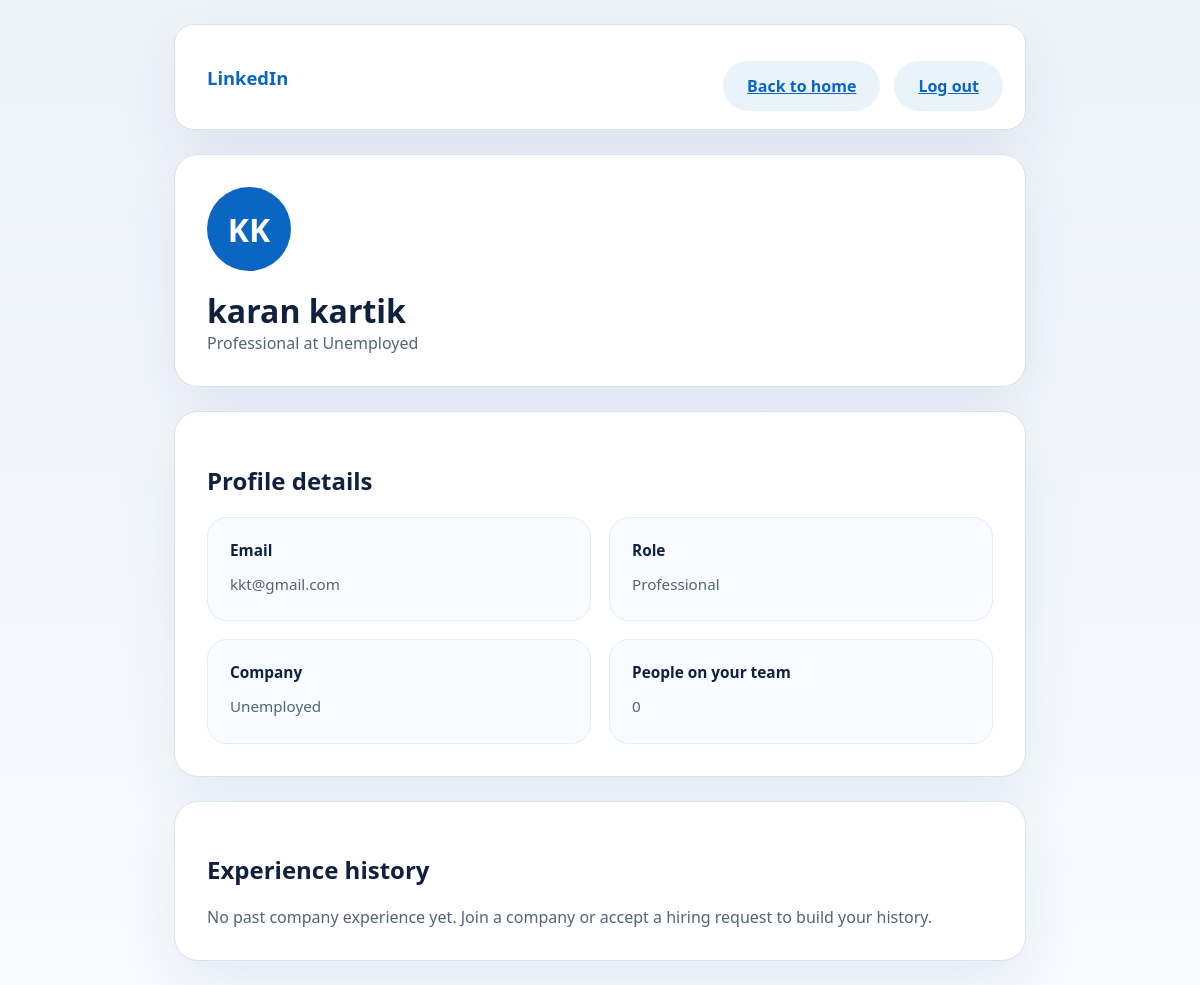
Page /profile (signed in) on the earlier database version.
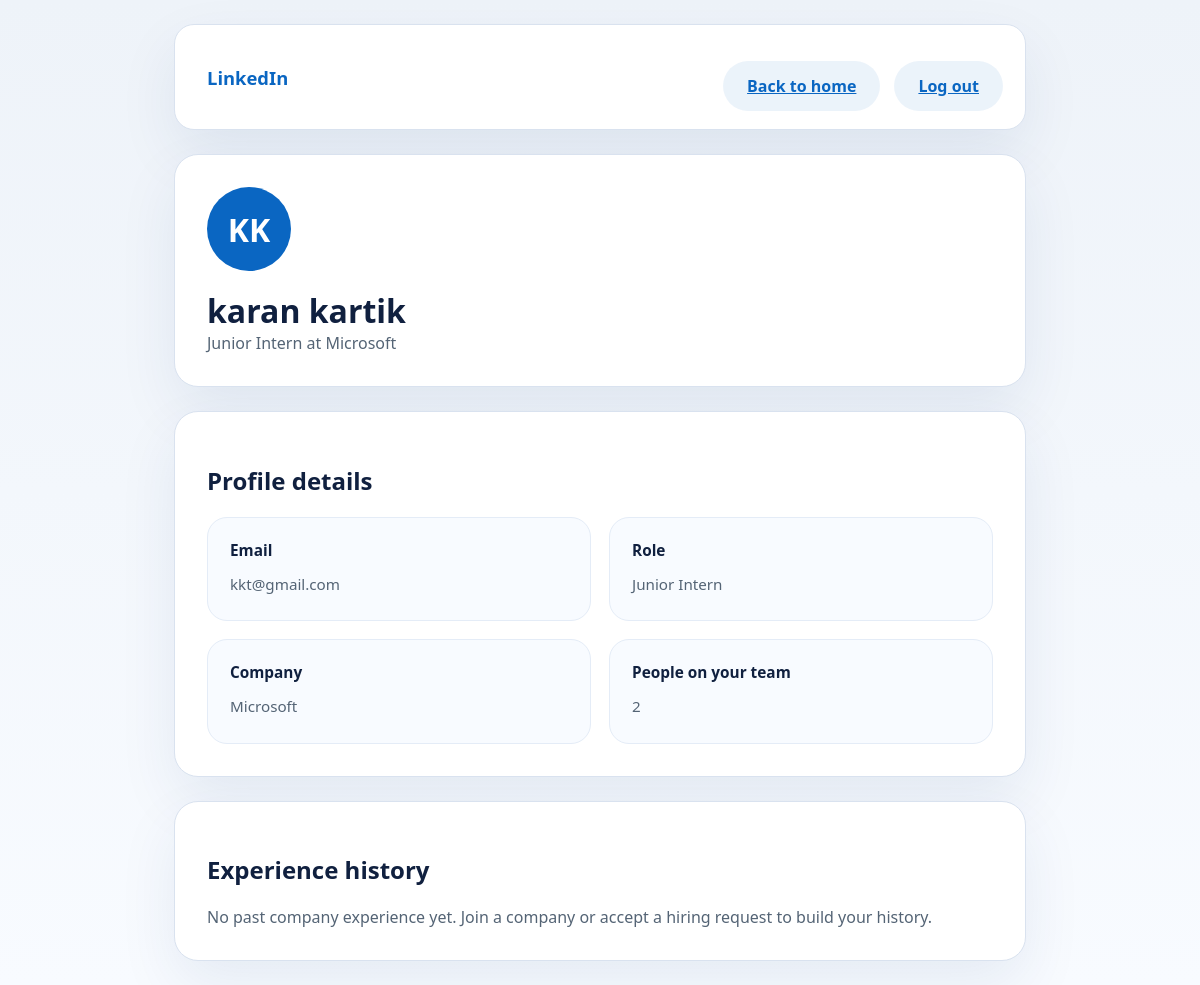
Same page on the later database version.
### tables this page shows
CREATE TABLE users (id INTEGER PRIMARY KEY AUTOINCREMENT, full_name TEXT NOT NULL, email TEXT NOT NULL UNIQUE, password TEXT NOT NULL, company TEXT NOT NULL, role TEXT NOT NULL DEFAULT 'Professional');

### test.py (the view)
@app.route('/profile')
def profile():
    user = current_user()
    if not user:
        return redirect('/')
    email = request.args.get('email', user['email']).strip().lower()
    conn = get_db()
    user_row = conn.execute('SELECT * FROM users WHERE email = ?', (email,)).fetchone()
    if not user_row:
        conn.close()
        return redirect('/')
    experiences = conn.execute(
        'SELECT * FROM experiences WHERE user_email = ? ORDER BY id DESC',
        (email,),
    ).fetchall()
    if user_row['company'] and user_row['company'] != 'Unemployed':
        team_count = conn.execute(
            'SELECT COUNT(1) FROM users WHERE company = ? AND email != ?',
            (user_row['company'], user_row['email']),
        ).fetchone()[0]
    else:
        team_count = 0
    conn.close()
    return render_template('profile.html', user=user_row, team_count=team_count, experiences=experiences, is_self=(email == user['email']))

### test.py (called while the page is built)
def get_db():
    conn = sqlite3.connect(DB_PATH)
    conn.row_factory = sqlite3.Row
    return conn

def current_user():
    if 'user' not in session:
        return None
    conn = get_db()
    user = conn.execute('SELECT * FROM users WHERE email = ?', (session['user']['email'],)).fetchone()
    conn.close()
    if user:
        session['user'] = {
            'full_name': user['full_name'],
            'email': user['email'],
            'company': user['company'],
            'role': user['role'],
        }
    return user

### templates/profile.html (shortened to what this page needs)
<!DOCTYPE html>
<html lang="en">
<head>
</head>
<body>
    <div class="page-shell">
        <div class="topbar">
            <div class="brand">
                LinkedIn
            </div>
            <div class="button-row">
                <a class="button-secondary" href="/dashboard">Back to home</a>
                <a class="button-secondary" href="/logout">Log out</a>
            </div>
        </div>
        <div class="content">
            <section class="profile-card">
                <div class="profile-avatar">{{ user.full_name.split(' ')[0][0] }}{{ user.full_name.split(' ')[-1][0] }}</div>
                <div>
                    <h1 class="profile-name">{{ user.full_name }}</h1>
                    <p class="profile-role">{{ user.role }} at {{ user.company }}</p>
                </div>
            </section>
            <section class="details-card">
                <h2 class="section-title">Profile details</h2>
                <div class="detail-grid">
                    <div class="detail-block">
                        <strong>Email</strong>
                        <span>{{ user.email }}</span>
                    </div>
                    <div class="detail-block">
                        <strong>Role</strong>
                        <span>{{ user.role }}</span>
                    </div>
                    <div class="detail-block">
                        <strong>Company</strong>
                        <span>{{ user.company }}</span>
                    </div>
                    <div class="detail-block">
                        <strong>People on your team</strong>
                        <span>{{ team_count }}</span>
                    </div>
                </div>
            </section>
            <section class="details-card">
                <h2 class="section-title">Experience history</h2>
                {% if experiences %}
                    <div class="detail-grid">
                        {% for exp in experiences %}
                            <div class="detail-block">
                                <strong>{{ exp.role }} at {{ exp.company_name }}</strong>
                                <span>{{ exp.level }}</span>
                                <span>{{ exp.start_date }} – {{ exp.end_date }}</span>
                                <span>{{ exp.description }}</span>
                            </div>
                        {% endfor %}
                    </div>
                {% else %}
                    <p style="color: var(--muted); margin: 0;">No past company experience yet. Join a company or accept a hiring request to build your history.</p>
                {% endif %}
            </section>
        </div>
    </div>
</body>
</html>

Differences in the rows shown:
changed users "karan kartik": role "Professional" → "Junior Intern"; company "Unemployed" → "Microsoft"
Other differences:
{{ team_count }}: "0" → "2"
